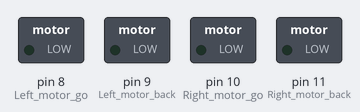
The sketch below on a simulated Arduino Uno, built with avr-gcc and run on an emulated ATmega328P. Parts: switched loads named in the sketch (green lamp = pin HIGH).

Above: at 0.1 s.
At 0.6 s:
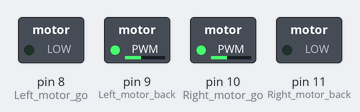
Timing chart, 0 to 2.1 s (numbered marks = the images above):
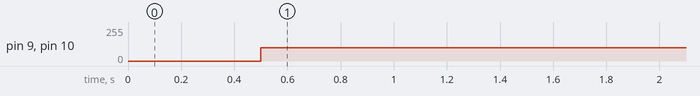

The sketch:

advance.ino
```cpp
//智能車前進
//===============================================================
//#include <Servo.h>
int Left_motor_go=8;     //左電機前進(IN1)
int Left_motor_back=9;     //左電機後退(IN2)

int Right_motor_go=10;    // 右電機前進(IN3)
int Right_motor_back=11;    // 右電機後退(IN4)

void setup()
{
  //初始化電機驅動IO為輸出方式
  pinMode(Left_motor_go,OUTPUT); // PIN 8 8腳無PWM功能
  pinMode(Left_motor_back,OUTPUT); // PIN 9 (PWM)
  pinMode(Right_motor_go,OUTPUT);// PIN 10 (PWM)
  pinMode(Right_motor_back,OUTPUT);// PIN 11 (PWM)
}
void run(int time)     // 前進
{
  digitalWrite(Right_motor_go,HIGH);  // 右電機前進
  digitalWrite(Right_motor_back,LOW);
  analogWrite(Right_motor_go,100);//PWM比例0~255調速，左右輪差異略增減
  analogWrite(Right_motor_back,0);
  digitalWrite(Left_motor_go,LOW);  // 左電機前進
  digitalWrite(Left_motor_back,HIGH);
  analogWrite(Left_motor_go,0);//PWM比例0~255調速，左右輪差異略增減
  analogWrite(Left_motor_back,100);

}

void loop()
{
  delay(500);
  run(10); 	//前進
}
```

Measured:
- by itself, pin 9 (Left_motor_back), pin 10 (Right_motor_go): 0/255 → 100/255 at 0.50 s
